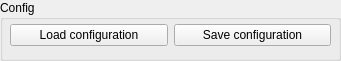
     <widget class="QGroupBox" name="config_groupBox">
      <property name="geometry">
       <rect>
        <x>1010</x>
        <y>690</y>
        <width>341</width>
        <height>61</height>
       </rect>
      </property>
      <property name="title">
       <string>Config</string>
      </property>
      <widget class="QWidget" name="gridLayoutWidget_12">
       <property name="geometry">
        <rect>
         <x>10</x>
         <y>20</y>
         <width>321</width>
         <height>31</height>
        </rect>
       </property>
       <layout class="QGridLayout" name="gridLayout_17">
        <item row="0" column="0">
         <widget class="QPushButton" name="loadConfig_pushButton">
          <property name="sizePolicy">
           <sizepolicy hsizetype="Minimum" vsizetype="Fixed">
            <horstretch>0</horstretch>
            <verstretch>0</verstretch>
           </sizepolicy>
          </property>
          <property name="minimumSize">
           <size>
            <width>0</width>
            <height>20</height>
           </size>
          </property>
          <property name="text">
           <string>Load configuration</string>
          </property>
         </widget>
        </item>
        <item row="0" column="1">
         <widget class="QPushButton" name="saveConfig_pushButton">
          <property name="sizePolicy">
           <sizepolicy hsizetype="Minimum" vsizetype="Fixed">
            <horstretch>0</horstretch>
            <verstretch>0</verstretch>
           </sizepolicy>
          </property>
          <property name="minimumSize">
           <size>
            <width>0</width>
            <height>20</height>
           </size>
          </property>
          <property name="text">
           <string>Save configuration</string>
          </property>
         </widget>
        </item>
       </layout>
      </widget>
     </widget>
